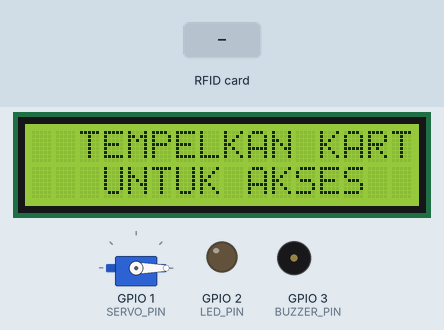
This program was run on a simulated ESP32. Shown: 16×2 character LCD, servo, output pins drawn as LEDs (lit = HIGH), buzzer (waves = sounding, pin HIGH). The test bench sets the inputs (shaded band). What the program prints to the serial monitor is not drawn.

Above: at 1.3 s.
1.4 s: RFID card DE AD BE EF held to the reader
At 1.54 s:
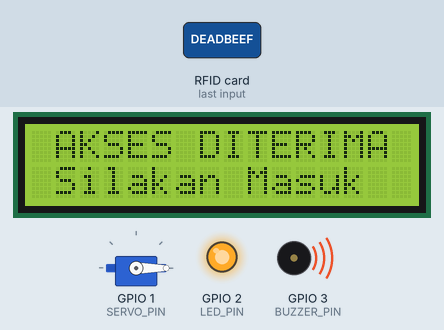
At 3.1 s:
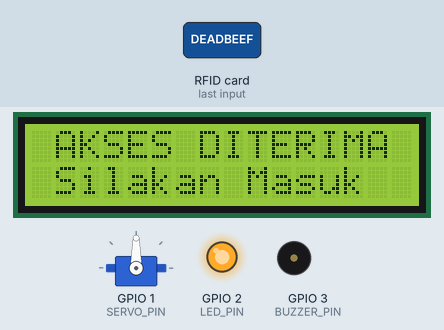
3.5 s: RFID card 5E 7A 19 C4 held to the reader
At 6.4 s:
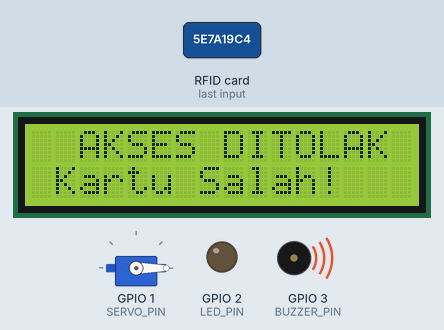
Timing chart, 0 to 8.6 s (numbered marks = the images above; inputs shaded):
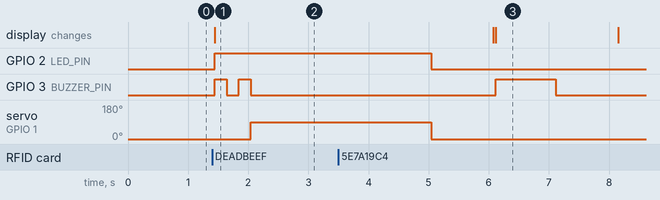

The program:

main.cpp
```cpp
#include <Arduino.h>
#include <SPI.h>
#include <MFRC522.h>
#include <Wire.h>
#include <LiquidCrystal_I2C.h>
#include <ESP32Servo.h>

// Definisi Pin Sesuai Rangkaian
#define RST_PIN  4
#define SS_PIN   5
#define LED_PIN  2
#define BUZZER_PIN 3
#define SERVO_PIN 1

// Inisialisasi Objek
MFRC522 mfrc522(SS_PIN, RST_PIN);
LiquidCrystal_I2C lcd(0x27, 16, 2);
Servo myServo;

byte authorizedUID[] = {0xDE, 0xAD, 0xBE, 0xEF};

void setup() {
  Serial.begin(115200);
  SPI.begin();
  mfrc522.PCD_Init();

  lcd.init();
  lcd.backlight();

  myServo.attach(SERVO_PIN);
  myServo.write(0);

  pinMode(LED_PIN, OUTPUT);
  pinMode(BUZZER_PIN, OUTPUT);

  lcd.setCursor(0, 0);
  lcd.print("  TEMPELKAN KARTU ");
  lcd.setCursor(0, 1);
  lcd.print("   UNTUK AKSES    ");
}

void loop() {
  if (!mfrc522.PICC_IsNewCardPresent()) {
    return;
  }

  if (!mfrc522.PICC_ReadCardSerial()) {
    return;
  }

  Serial.print("UID Kartu: ");
  bool accessGranted = true;

  for (byte i = 0; i < mfrc522.uid.size; i++) {
    Serial.print(mfrc522.uid.uidByte[i] < 0x10 ? " 0" : " ");
    Serial.print(mfrc522.uid.uidByte[i], HEX);

    if (mfrc522.uid.uidByte[i] != authorizedUID[i]) {
      accessGranted = false;
    }
  }
  Serial.println();

  lcd.clear();
  if (accessGranted) {
    lcd.setCursor(0, 0);
    lcd.print(" AKSES DITERIMA ");
    lcd.setCursor(0, 1);
    lcd.print(" Silakan Masuk  ");

    digitalWrite(LED_PIN, HIGH);
    digitalWrite(BUZZER_PIN, HIGH);
    delay(200);
    digitalWrite(BUZZER_PIN, LOW);
    delay(200);
    digitalWrite(BUZZER_PIN, HIGH);
    delay(200);
    digitalWrite(BUZZER_PIN, LOW);

    myServo.write(90);
    delay(3000);

    myServo.write(0);
    digitalWrite(LED_PIN, LOW);
  } else {
    lcd.setCursor(0, 0);
    lcd.print("  AKSES DITOLAK ");
    lcd.setCursor(0, 1);
    lcd.print(" Kartu Salah!   ");

    digitalWrite(BUZZER_PIN, HIGH);
    delay(1000);
    digitalWrite(BUZZER_PIN, LOW);
  }

  delay(1000);
  lcd.clear();
  lcd.setCursor(0, 0);
  lcd.print("  TEMPELKAN KARTU "); // catatan: pastikan perintah print biasa
  lcd.setCursor(0, 1);
  lcd.print("   UNTUK AKSES    ");

  mfrc522.PICC_HaltA();
  mfrc522.PCD_StopCrypto1();
}
```

Measured:
- after the input at 1.4 s, GPIO 2 (LED_PIN): LOW → HIGH at once; GPIO 3 (BUZZER_PIN): alternates HIGH for 0.20 s and LOW for 0.20 s, 4 changes in all, then stays LOW, starting at once; servo on GPIO 1 (SERVO_PIN): 0° → 90° after 0.64 s; the display: changes at once (image 1)
- after the input at 3.5 s, GPIO 3 (BUZZER_PIN): LOW → HIGH after 2.6 s, → LOW 1.0 s later; the display: first differs from a run without the input after 2.6 s (image 3)
